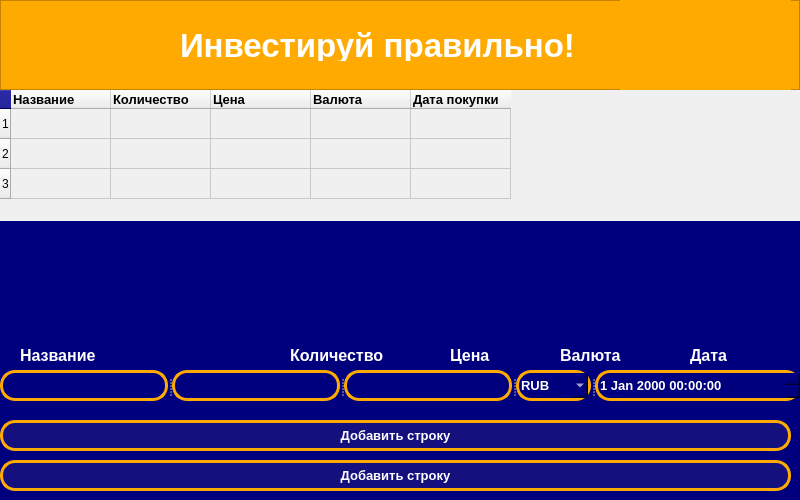
<?xml version="1.0" encoding="UTF-8"?>
<ui version="4.0">
 <class>MainWindow</class>
 <widget class="QMainWindow" name="MainWindow">
  <property name="geometry">
   <rect>
    <x>0</x>
    <y>0</y>
    <width>800</width>
    <height>500</height>
   </rect>
  </property>
  <property name="minimumSize">
   <size>
    <width>800</width>
    <height>500</height>
   </size>
  </property>
  <property name="maximumSize">
   <size>
    <width>800</width>
    <height>500</height>
   </size>
  </property>
  <property name="windowTitle">
   <string>Инвестиции</string>
  </property>
  <property name="styleSheet">
   <string notr="true">background: rgb(0, 0, 127);
</string>
  </property>
  <widget class="QWidget" name="centralwidget">
   <widget class="QFrame" name="frame">
    <property name="geometry">
     <rect>
      <x>0</x>
      <y>0</y>
      <width>800</width>
      <height>90</height>
     </rect>
    </property>
    <property name="styleSheet">
     <string notr="true">background: rgb(255, 170, 0)</string>
    </property>
    <property name="frameShape">
     <enum>QFrame::StyledPanel</enum>
    </property>
    <property name="frameShadow">
     <enum>QFrame::Raised</enum>
    </property>
    <widget class="QLabel" name="label">
     <property name="geometry">
      <rect>
       <x>180</x>
       <y>30</y>
       <width>401</width>
       <height>31</height>
      </rect>
     </property>
     <property name="font">
      <font>
       <family>Arial</family>
       <pointsize>25</pointsize>
       <weight>75</weight>
       <bold>true</bold>
      </font>
     </property>
     <property name="styleSheet">
      <string notr="true">color: rgb(255, 255, 255)</string>
     </property>
     <property name="text">
      <string>Инвестируй правильно!</string>
     </property>
    </widget>
    <widget class="QLabel" name="label_2">
     <property name="geometry">
      <rect>
       <x>620</x>
       <y>0</y>
       <width>171</width>
       <height>101</height>
      </rect>
     </property>
     <property name="text">
      <string/>
     </property>
     <property name="pixmap">
      <pixmap>../../Downloads/pngwing.com.png</pixmap>
     </property>
     <property name="scaledContents">
      <bool>true</bool>
     </property>
    </widget>
   </widget>
   <widget class="QTableWidget" name="tableWidget">
    <property name="geometry">
     <rect>
      <x>0</x>
      <y>90</y>
      <width>800</width>
      <height>131</height>
     </rect>
    </property>
    <property name="styleSheet">
     <string notr="true">background:rgb(240, 240, 240);
border: 0px solid rgb(204, 204, 204);



</string>
    </property>
    <property name="gridStyle">
     <enum>Qt::SolidLine</enum>
    </property>
    <property name="rowCount">
     <number>3</number>
    </property>
    <property name="columnCount">
     <number>5</number>
    </property>
    <row/>
    <row/>
    <row/>
    <column>
     <property name="text">
      <string>Название</string>
     </property>
     <property name="font">
      <font>
       <family>Arial</family>
       <pointsize>10</pointsize>
       <weight>75</weight>
       <bold>true</bold>
      </font>
     </property>
     <property name="textAlignment">
      <set>AlignLeading|AlignTop</set>
     </property>
     <property name="background">
      <color>
       <red>170</red>
       <green>255</green>
       <blue>255</blue>
      </color>
     </property>
    </column>
    <column>
     <property name="text">
      <string>Количество</string>
     </property>
     <property name="font">
      <font>
       <family>Arial</family>
       <pointsize>10</pointsize>
       <weight>75</weight>
       <bold>true</bold>
      </font>
     </property>
     <property name="textAlignment">
      <set>AlignLeading|AlignTop</set>
     </property>
    </column>
    <column>
     <property name="text">
      <string>Цена</string>
     </property>
     <property name="font">
      <font>
       <family>Arial</family>
       <pointsize>10</pointsize>
       <weight>75</weight>
       <bold>true</bold>
      </font>
     </property>
     <property name="textAlignment">
      <set>AlignLeading|AlignTop</set>
     </property>
    </column>
    <column>
     <property name="text">
      <string>Валюта</string>
     </property>
     <property name="font">
      <font>
       <family>Arial</family>
       <pointsize>10</pointsize>
       <weight>75</weight>
       <bold>true</bold>
      </font>
     </property>
     <property name="textAlignment">
      <set>AlignLeading|AlignTop</set>
     </property>
    </column>
    <column>
     <property name="text">
      <string>Дата покупки</string>
     </property>
     <property name="font">
      <font>
       <family>Arial</family>
       <pointsize>10</pointsize>
       <weight>75</weight>
       <bold>true</bold>
      </font>
     </property>
     <property name="textAlignment">
      <set>AlignLeading|AlignTop</set>
     </property>
    </column>
    <item row="0" column="0">
     <property name="text">
      <string/>
     </property>
     <property name="font">
      <font>
       <family>Arial</family>
       <weight>75</weight>
       <bold>true</bold>
      </font>
     </property>
     <property name="textAlignment">
      <set>AlignLeading|AlignTop</set>
     </property>
    </item>
   </widget>
   <widget class="QLabel" name="label_3">
    <property name="geometry">
     <rect>
      <x>20</x>
      <y>340</y>
      <width>81</width>
      <height>31</height>
     </rect>
    </property>
    <property name="font">
     <font>
      <family>Arial</family>
      <pointsize>12</pointsize>
      <weight>75</weight>
      <bold>true</bold>
     </font>
    </property>
    <property name="styleSheet">
     <string notr="true">color: rgb(255, 255, 255)</string>
    </property>
    <property name="text">
     <string>Название</string>
    </property>
   </widget>
   <widget class="QLabel" name="label_4">
    <property name="geometry">
     <rect>
      <x>290</x>
      <y>340</y>
      <width>111</width>
      <height>31</height>
     </rect>
    </property>
    <property name="font">
     <font>
      <family>Arial</family>
      <pointsize>12</pointsize>
      <weight>75</weight>
      <bold>true</bold>
     </font>
    </property>
    <property name="styleSheet">
     <string notr="true">color: rgb(255, 255, 255)</string>
    </property>
    <property name="text">
     <string>Количество</string>
    </property>
   </widget>
   <widget class="QLabel" name="label_5">
    <property name="geometry">
     <rect>
      <x>450</x>
      <y>340</y>
      <width>81</width>
      <height>31</height>
     </rect>
    </property>
    <property name="font">
     <font>
      <family>Arial</family>
      <pointsize>12</pointsize>
      <weight>75</weight>
      <bold>true</bold>
     </font>
    </property>
    <property name="styleSheet">
     <string notr="true">color: rgb(255, 255, 255)</string>
    </property>
    <property name="text">
     <string>Цена</string>
    </property>
   </widget>
   <widget class="QLabel" name="label_6">
    <property name="geometry">
     <rect>
      <x>560</x>
      <y>340</y>
      <width>81</width>
      <height>31</height>
     </rect>
    </property>
    <property name="font">
     <font>
      <family>Arial</family>
      <pointsize>12</pointsize>
      <weight>75</weight>
      <bold>true</bold>
     </font>
    </property>
    <property name="styleSheet">
     <string notr="true">color: rgb(255, 255, 255)</string>
    </property>
    <property name="text">
     <string>Валюта</string>
    </property>
   </widget>
   <widget class="QLabel" name="label_7">
    <property name="geometry">
     <rect>
      <x>690</x>
      <y>340</y>
      <width>81</width>
      <height>31</height>
     </rect>
    </property>
    <property name="font">
     <font>
      <family>Arial</family>
      <pointsize>12</pointsize>
      <weight>75</weight>
      <bold>true</bold>
     </font>
    </property>
    <property name="styleSheet">
     <string notr="true">color: rgb(255, 255, 255)</string>
    </property>
    <property name="text">
     <string>Дата </string>
    </property>
   </widget>
   <widget class="QPushButton" name="pushButton">
    <property name="geometry">
     <rect>
      <x>0</x>
      <y>420</y>
      <width>791</width>
      <height>31</height>
     </rect>
    </property>
    <property name="font">
     <font>
      <family>Arial</family>
      <pointsize>10</pointsize>
      <weight>75</weight>
      <bold>true</bold>
     </font>
    </property>
    <property name="styleSheet">
     <string notr="true">background-color: rgb(20, 17, 127);
border: 3px solid rgb(255, 170, 0);
border-radius:15px;
color: white
</string>
    </property>
    <property name="text">
     <string>Добавить строку</string>
    </property>
   </widget>
   <widget class="QPushButton" name="pushButton_2">
    <property name="geometry">
     <rect>
      <x>0</x>
      <y>460</y>
      <width>791</width>
      <height>31</height>
     </rect>
    </property>
    <property name="font">
     <font>
      <family>Arial</family>
      <pointsize>10</pointsize>
      <weight>75</weight>
      <bold>true</bold>
     </font>
    </property>
    <property name="styleSheet">
     <string notr="true">background-color: rgb(20, 17, 127);
border: 3px solid rgb(255, 170, 0);
border-radius:15px;
color: white
</string>
    </property>
    <property name="text">
     <string>Добавить строку</string>
    </property>
   </widget>
   <widget class="QSplitter" name="splitter">
    <property name="geometry">
     <rect>
      <x>0</x>
      <y>370</y>
      <width>801</width>
      <height>31</height>
     </rect>
    </property>
    <property name="orientation">
     <enum>Qt::Horizontal</enum>
    </property>
    <widget class="QLineEdit" name="lineEdit">
     <property name="font">
      <font>
       <family>Arial</family>
       <pointsize>10</pointsize>
       <weight>75</weight>
       <bold>true</bold>
      </font>
     </property>
     <property name="styleSheet">
      <string notr="true">border: 3px solid rgb(255, 170, 0);
border-radius:15px;
color: white
</string>
     </property>
     <property name="text">
      <string/>
     </property>
    </widget>
    <widget class="QLineEdit" name="lineEdit_2">
     <property name="font">
      <font>
       <family>Arial</family>
       <pointsize>10</pointsize>
       <weight>75</weight>
       <bold>true</bold>
      </font>
     </property>
     <property name="styleSheet">
      <string notr="true">border: 3px solid rgb(255, 170, 0);
border-radius:15px;
color: white
</string>
     </property>
     <property name="text">
      <string/>
     </property>
    </widget>
    <widget class="QLineEdit" name="lineEdit_3">
     <property name="font">
      <font>
       <family>Arial</family>
       <pointsize>10</pointsize>
       <weight>75</weight>
       <bold>true</bold>
      </font>
     </property>
     <property name="styleSheet">
      <string notr="true">border: 3px solid rgb(255, 170, 0);
border-radius:15px;
color: white
</string>
     </property>
     <property name="text">
      <string/>
     </property>
    </widget>
    <widget class="QComboBox" name="comboBox">
     <property name="font">
      <font>
       <family>Arial</family>
       <pointsize>10</pointsize>
       <weight>75</weight>
       <bold>true</bold>
      </font>
     </property>
     <property name="styleSheet">
      <string notr="true">border: 3px solid rgb(255, 170, 0);
border-radius:15px;
color: white
</string>
     </property>
     <item>
      <property name="text">
       <string>RUB</string>
      </property>
     </item>
     <item>
      <property name="text">
       <string>USD</string>
      </property>
     </item>
     <item>
      <property name="text">
       <string>EUR</string>
      </property>
     </item>
    </widget>
    <widget class="QDateTimeEdit" name="dateTimeEdit">
     <property name="font">
      <font>
       <family>Arial</family>
       <pointsize>10</pointsize>
       <weight>75</weight>
       <bold>true</bold>
      </font>
     </property>
     <property name="styleSheet">
      <string notr="true">border: 3px solid rgb(255, 170, 0);
border-radius:15px;
color: white
</string>
     </property>
    </widget>
   </widget>
  </widget>
 </widget>
 <resources/>
 <connections/>
</ui>
